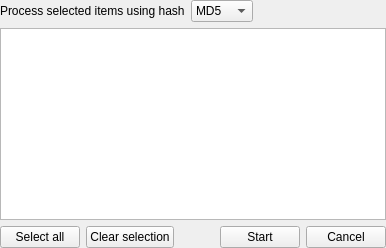
      <widget class="QWidget" name="pageVerifySelection">
       <layout class="QVBoxLayout" name="verticalLayout_5">
        <property name="margin">
         <number>0</number>
        </property>
        <item>
         <layout class="QVBoxLayout" name="verticalLayout_2">
          <item>
           <layout class="QHBoxLayout" name="horizontalLayout_9">
            <item>
             <widget class="QLabel" name="labelVerifyHashType">
              <property name="text">
               <string>Process selected items using hash</string>
              </property>
             </widget>
            </item>
            <item>
             <widget class="QComboBox" name="comboBoxVerifyHashType">
              <property name="currentIndex">
               <number>1</number>
              </property>
              <item>
               <property name="text">
                <string>MD4</string>
               </property>
              </item>
              <item>
               <property name="text">
                <string>MD5</string>
               </property>
              </item>
              <item>
               <property name="text">
                <string>SHA1</string>
               </property>
              </item>
             </widget>
            </item>
            <item>
             <spacer name="horizontalSpacer_9">
              <property name="orientation">
               <enum>Qt::Horizontal</enum>
              </property>
              <property name="sizeHint" stdset="0">
               <size>
                <width>40</width>
                <height>20</height>
               </size>
              </property>
             </spacer>
            </item>
           </layout>
          </item>
          <item>
           <widget class="QListWidget" name="listWidgetSelection"/>
          </item>
          <item>
           <layout class="QHBoxLayout" name="horizontalLayout_10">
            <item>
             <widget class="QPushButton" name="pushButtonVerifyAll">
              <property name="text">
               <string>Select all</string>
              </property>
              <property name="icon">
               <iconset resource="main.qrc">
                <normaloff>:/resources/images/edit-select-all.png</normaloff>:/resources/images/edit-select-all.png</iconset>
              </property>
             </widget>
            </item>
            <item>
             <widget class="QPushButton" name="pushButtonVerifyNone">
              <property name="text">
               <string>Clear selection</string>
              </property>
              <property name="icon">
               <iconset resource="main.qrc">
                <normaloff>:/resources/images/edit-clear.png</normaloff>:/resources/images/edit-clear.png</iconset>
              </property>
             </widget>
            </item>
            <item>
             <spacer name="horizontalSpacer_10">
              <property name="orientation">
               <enum>Qt::Horizontal</enum>
              </property>
              <property name="sizeHint" stdset="0">
               <size>
                <width>40</width>
                <height>20</height>
               </size>
              </property>
             </spacer>
            </item>
            <item>
             <widget class="QPushButton" name="pushButtonStartVerification">
              <property name="text">
               <string>Start</string>
              </property>
              <property name="icon">
               <iconset resource="main.qrc">
                <normaloff>:/resources/images/go-next.png</normaloff>:/resources/images/go-next.png</iconset>
              </property>
             </widget>
            </item>
            <item>
             <widget class="QPushButton" name="pushButtonCancelVerification">
              <property name="text">
               <string>Cancel</string>
              </property>
              <property name="icon">
               <iconset resource="main.qrc">
                <normaloff>:/resources/images/process-stop.png</normaloff>:/resources/images/process-stop.png</iconset>
              </property>
             </widget>
            </item>
           </layout>
          </item>
         </layout>
        </item>
       </layout>
      </widget>
